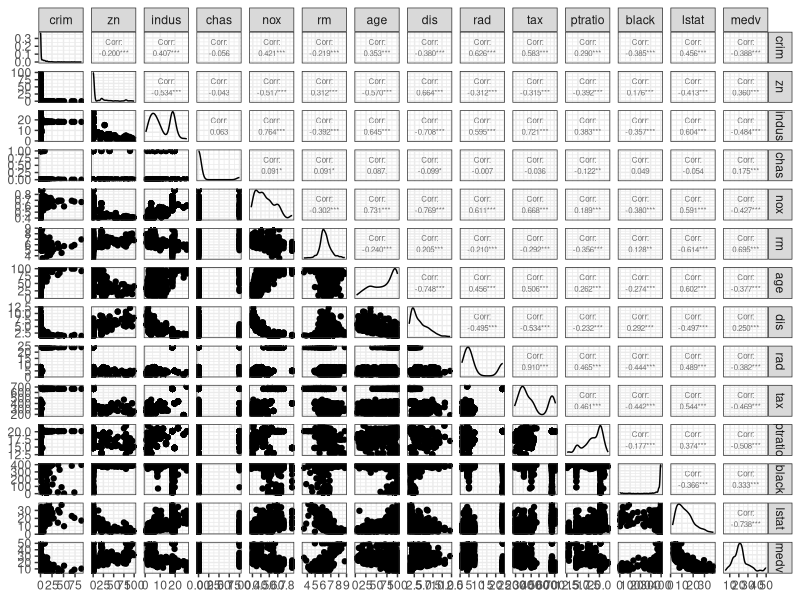
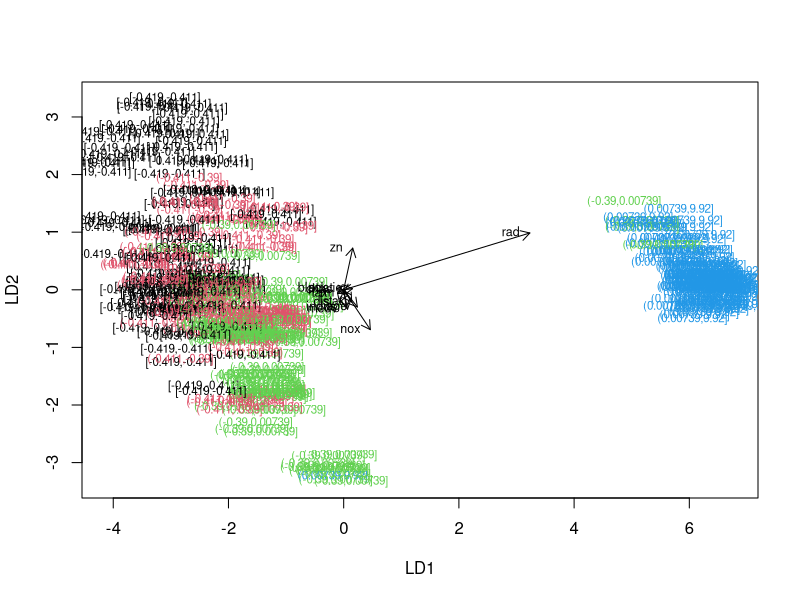

R code for these plots, in order:
## ---- chunk 1
library(MASS)
library(ggplot2)
library(GGally)
library(dplyr)
data("Boston")
str(Boston)
head(Boston)
dim(Boston)
## ---- chunk 2
# create a  plot matrix with ggpairs()
  p <- ggpairs(Boston, upper = list(continuous = wrap("cor", size = 2)))+ theme_bw()
  





## ---- chunk 3
# draw the plot

p

## ---- chunk 4
table.descriptive<-psych::describe(Boston, IQR=TRUE)#%>%as_data_frame()
table.descriptive<-subset (table.descriptive,select= -c(1:2,6:12))
table.descriptive<-round(table.descriptive,digits = 1)
knitr::kable(table.descriptive)
## ---- chunk 5
boston_scaled <- scale(Boston)
summary(boston_scaled)
boston_scaled<-as.data.frame(boston_scaled)
bins <- quantile(boston_scaled$crim)
bins
crime <- cut(boston_scaled$crim, breaks = bins, include.lowest = TRUE)
## ---- chunk 6
table.descriptive2<-psych::describe(boston_scaled, IQR=TRUE)#%>%as_data_frame()
table.descriptive2<-subset (table.descriptive2,select= -c(1:2,6:12))
table.descriptive2<-round(table.descriptive2,digits = 1)
knitr::kable(table.descriptive2)
## ---- chunk 7
# remove original crim from the dataset
boston_scaled <- dplyr::select(boston_scaled, -crim)

# add the new categorical value to scaled data
boston_scaled <- data.frame(boston_scaled, crime)

# number of rows in the Boston dataset 
n <- nrow(boston_scaled)

# choose randomly 80% of the rows
ind <- sample(n,  size = n * 0.8)

# create train set
train <- boston_scaled[ind,]

# create test set 
test <- boston_scaled[-ind,]

# save the correct classes from test data
correct_classes <- test$crime

# remove the crime variable from test data
test <- dplyr::select(test, -crime)

## ---- chunk 8


# linear discriminant analysis
lda.fit <- lda(crime~., data = train)

# print the lda.fit object
lda.fit

# the function for lda biplot arrows
lda.arrows <- function(x, myscale = 1, arrow_heads = 0.1, color = "black", tex = 0.75, choices = c(1,2)){
  heads <- coef(x)
  arrows(x0 = 0, y0 = 0, 
         x1 = myscale * heads[,choices[1]], 
         y1 = myscale * heads[,choices[2]], col=color, length = arrow_heads)
  text(myscale * heads[,choices], labels = row.names(heads), 
       cex = tex, col=color, pos=2)
}

# target classes as numeric
classes <- as.numeric(train$crime)

# plot the lda results
ldaplot<-plot(lda.fit, dimen = 2,col=classes, pch=classes)
lda.arrows(lda.fit, myscale = 1)

# predict classes with test data
lda.pred <- predict(lda.fit, newdata =test)

# cross tabulate the results
crosstable<-table(correct = correct_classes, predicted = lda.pred$class)



## ---- chunk 9
ldaplot
crosstable
